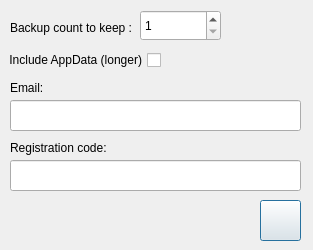
<?xml version="1.0" encoding="UTF-8"?>
<ui version="4.0">
 <class>selectsettings</class>
 <widget class="QDialog" name="selectsettings">
  <property name="geometry">
   <rect>
    <x>0</x>
    <y>0</y>
    <width>313</width>
    <height>250</height>
   </rect>
  </property>
  <property name="windowTitle">
   <string>Dialog</string>
  </property>
  <widget class="QSpinBox" name="spinBox">
   <property name="geometry">
    <rect>
     <x>140</x>
     <y>10</y>
     <width>81</width>
     <height>31</height>
    </rect>
   </property>
   <property name="suffix">
    <string/>
   </property>
   <property name="minimum">
    <number>1</number>
   </property>
  </widget>
  <widget class="QCheckBox" name="checkBox">
   <property name="geometry">
    <rect>
     <x>0</x>
     <y>50</y>
     <width>161</width>
     <height>20</height>
    </rect>
   </property>
   <property name="layoutDirection">
    <enum>Qt::LayoutDirection::RightToLeft</enum>
   </property>
   <property name="text">
    <string>Include AppData (longer)</string>
   </property>
  </widget>
  <widget class="QPushButton" name="pushButton">
   <property name="geometry">
    <rect>
     <x>260</x>
     <y>200</y>
     <width>41</width>
     <height>41</height>
    </rect>
   </property>
   <property name="text">
    <string/>
   </property>
   <property name="icon">
    <iconset resource="resources.qrc">
     <normaloff>:/images/images/exit.png</normaloff>:/images/images/exit.png</iconset>
   </property>
   <property name="iconSize">
    <size>
     <width>24</width>
     <height>24</height>
    </size>
   </property>
  </widget>
  <widget class="QLineEdit" name="lineEdit">
   <property name="geometry">
    <rect>
     <x>10</x>
     <y>160</y>
     <width>291</width>
     <height>31</height>
    </rect>
   </property>
   <property name="maxLength">
    <number>256</number>
   </property>
  </widget>
  <widget class="QLabel" name="label">
   <property name="geometry">
    <rect>
     <x>10</x>
     <y>20</y>
     <width>121</width>
     <height>16</height>
    </rect>
   </property>
   <property name="text">
    <string>Backup count to keep :</string>
   </property>
  </widget>
  <widget class="QLineEdit" name="emailEdit">
   <property name="geometry">
    <rect>
     <x>10</x>
     <y>100</y>
     <width>291</width>
     <height>31</height>
    </rect>
   </property>
  </widget>
  <widget class="QLabel" name="label_2">
   <property name="geometry">
    <rect>
     <x>10</x>
     <y>80</y>
     <width>91</width>
     <height>16</height>
    </rect>
   </property>
   <property name="text">
    <string>Email:</string>
   </property>
  </widget>
  <widget class="QLabel" name="label_3">
   <property name="geometry">
    <rect>
     <x>10</x>
     <y>140</y>
     <width>111</width>
     <height>16</height>
    </rect>
   </property>
   <property name="text">
    <string>Registration code:</string>
   </property>
  </widget>
 </widget>
 <resources>
  <include location="resources.qrc"/>
 </resources>
 <connections/>
</ui>
